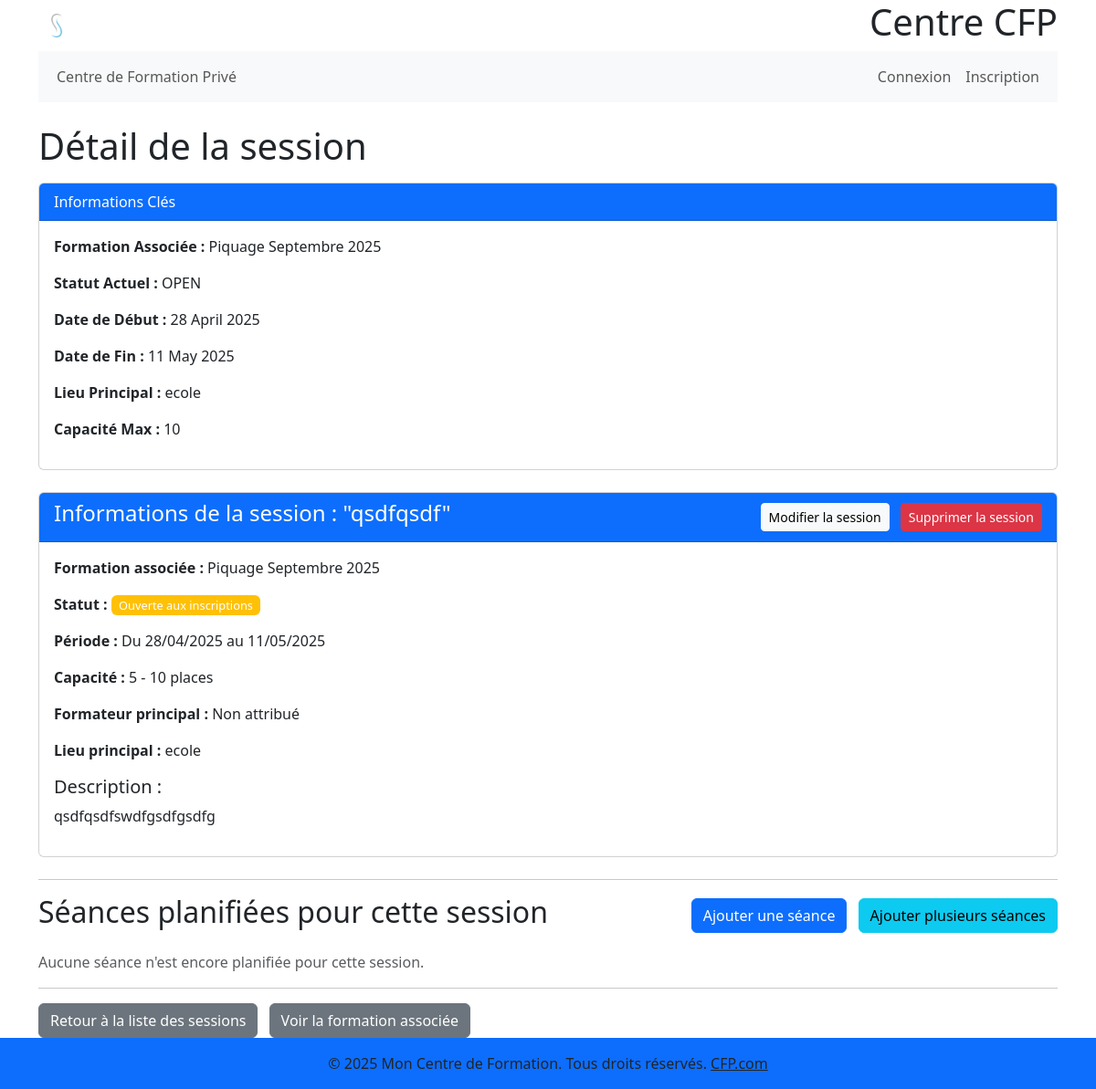
Before: /formations/session/1/ with the older database file.
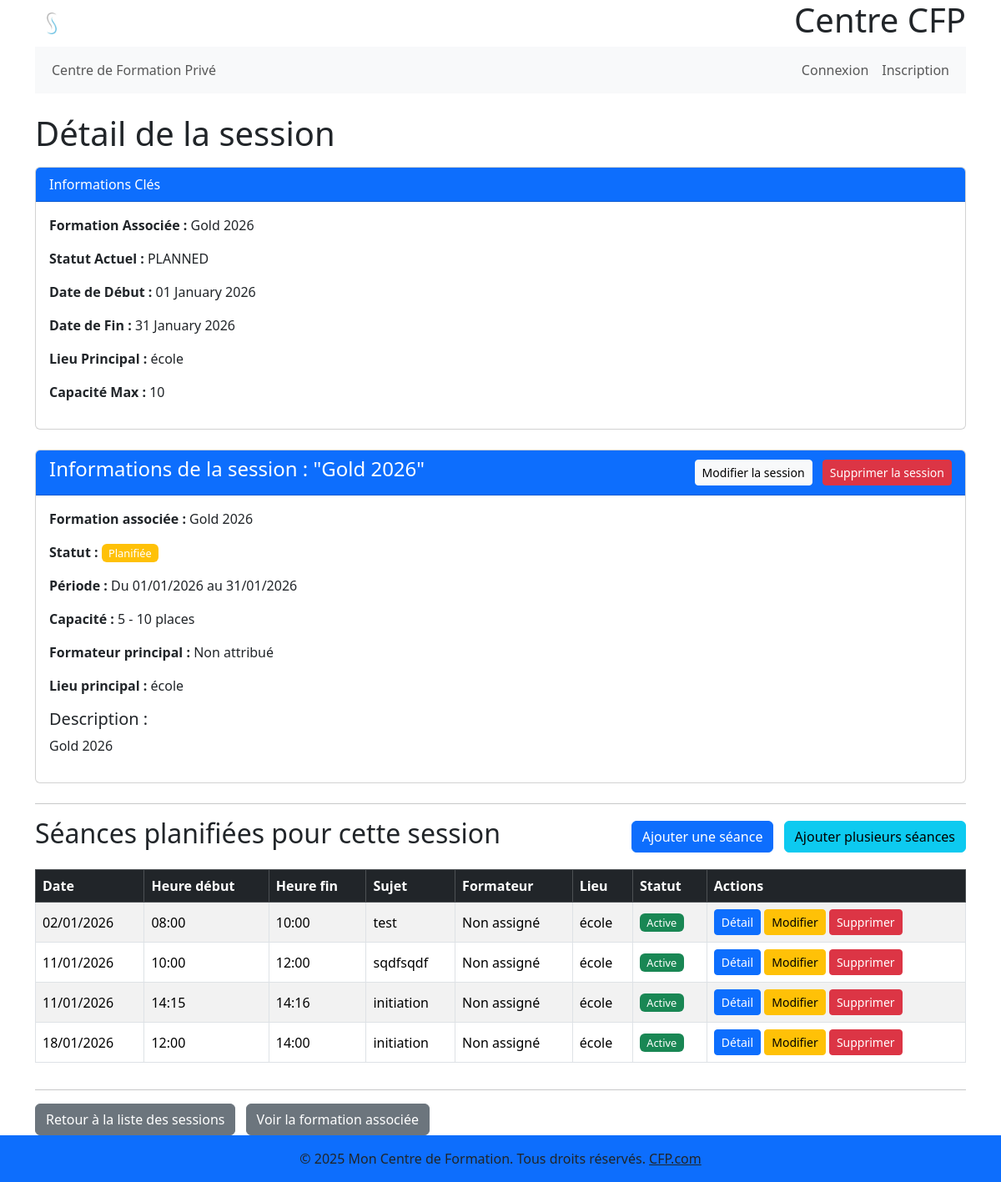
After: the same page with the newer database file.
### gestion_formations/models.py (models this page shows, shortened)
class Session(models.Model):
    statut = models.CharField(max_length=50, choices=SessionStatus.choices,
                              default=SessionStatus.PLANNED, verbose_name=_("Statut de la session"))
    formation = models.ForeignKey(Formation, on_delete=models.CASCADE, related_name='sessions', verbose_name=_(
        "Formation"))  # Si la formation est supprimée, ses sessions le sont aussi
    nom_session = models.CharField(
        max_length=255, verbose_name=_("Nom de la session"))
    date_debut_session = models.DateField(verbose_name=_(
        "Date de début de la session"))  # Période générale
    date_fin_session = models.DateField(verbose_name=_(
        "Date de fin de la session"))   # Période générale
    capacite_max = models.PositiveIntegerField(
        verbose_name=_("Capacité maximale"))
    instructor_principal = models.ForeignKey(CustomUser, on_delete=models.SET_NULL, null=True,
                                             blank=True, related_name='sessions_principales', verbose_name=_("Formateur principal"))
    lieu = models.CharField(max_length=255, blank=True,
                            null=True, verbose_name=_("Lieu de la session"))
    description = models.TextField(
        blank=True, null=True, verbose_name=_("Description de la session"))
    capacite_min = models.PositiveIntegerField(
        blank=True, null=True, verbose_name=_("Capacité minimale"))
    class Meta:
        verbose_name = _("Session")
        verbose_name_plural = _("Sessions")
        ordering = ['date_debut_session']

class Formation(models.Model):  # cours
    nom = models.CharField(
        max_length=255, verbose_name=_("Nom de la formation"))
    description = models.TextField(
        blank=True, null=True, verbose_name=_("Description"))
    duree_heures = models.PositiveIntegerField(blank=True, null=True, verbose_name=_(
        "Durée totale en heures"))  # Durée totale estimée de la formation
    objectifs = models.TextField(
        blank=True, null=True, verbose_name=_("Objectifs"))
    prerequis = models.TextField(
        blank=True, null=True, verbose_name=_("Prérequis"))
    est_active = models.BooleanField(
        default=True, verbose_name=_("Est active"))
    date_debut_formation = models.DateField(
        blank=True,
        null=True,
        verbose_name=_("Date de début de la formation")
    )
    date_fin_formation = models.DateField(
        blank=True,
        null=True,
        verbose_name=_("Date de fin de la formation")
    )
    class Meta:
        verbose_name = _("Formation")
        verbose_name_plural = _("Formations")

class Seance(models.Model):
    session = models.ForeignKey(
        'Session',
        on_delete=models.CASCADE,
        related_name='seances',
        verbose_name=_("Session")
    )
    date = models.DateField(verbose_name=_("Date de la séance"))
    heure_debut = models.TimeField(verbose_name=_("Heure de début"))
    heure_fin = models.TimeField(verbose_name=_("Heure de fin"))
    instructor = models.ForeignKey(
        CustomUser,
        on_delete=models.SET_NULL,
        null=True,
        blank=True,
        related_name='seances_enseignees',
        verbose_name=_("Formateur de la séance")
    )
    room = models.ForeignKey(
        Room,
        on_delete=models.SET_NULL,
        null=True,
        blank=True,
        related_name='seances',
        verbose_name=_("Salle")
    )
    sujet_aborde = models.CharField(
        max_length=255,
        blank=True,
        null=True,
        verbose_name=_("Sujet abordé")
    )
    est_annulee = models.BooleanField(
        default=False,
        verbose_name=_("Séance annulée")
    )
    note_seance = models.TextField(
        blank=True,
        null=True,
        verbose_name=_("Notes de la séance")
    )
    created_at = models.DateTimeField(
        auto_now_add=True,
        verbose_name=_("Date de création")
    )
    updated_at = models.DateTimeField(
        auto_now=True,
        verbose_name=_("Dernière modification")
    )
    created_by = models.ForeignKey(
        CustomUser,
        on_delete=models.SET_NULL,
        null=True,
        blank=True,
        verbose_name=_("Créé par"),
        related_name='seances_crees'
    )
    class Meta:
        verbose_name = _("Séance")
        verbose_name_plural = _("Séances")
        ordering = ['date', 'heure_debut']
        constraints = [
            models.UniqueConstraint(
                fields=['session', 'date', 'heure_debut'],
                name='unique_seance_time_per_session'
            ),
            models.CheckConstraint(
                check=models.Q(heure_fin__gt=models.F('heure_debut')),
                name='heure_fin_apres_debut'
            )
        ]

### gestion_formations/views.py (the view)
# urls.py: path('session/<int:pk>/', views.SessionDetailView.as_view(),
class SessionDetailView(DetailView):
    model = Session
    template_name = 'gestion_formations/session_detail.html'
    context_object_name = 'session'
    def get_context_data(self, **kwargs):
        context = super().get_context_data(**kwargs)
        context['seances'] = self.object.seances.all().order_by('date',
                                                                'heure_debut')
        return context

### gestion_formations/templates/gestion_formations/session_detail.html (shortened to what the changed rows need)
{% extends 'base.html' %}
{% block content %}
  <div class="container mt-4">
    <h1 class="mb-3">Détail de la session</h1>
    <div class="card mb-4">
      <div class="card-header bg-primary text-white">Informations Clés</div>
      <div class="card-body">
        <p>
          <strong>Formation Associée :</strong> {{ session.formation.nom }}
        </p>
        <p>
          <strong>Statut Actuel :</strong> {{ session.statut }}
        </p>
        <p>
          <strong>Date de Début :</strong>
          {{ session.date_debut_session|date:'d F Y' }}
        </p>
        <p>
          <strong>Date de Fin :</strong>
          {{ session.date_fin_session|date:'d F Y' }}
        </p>
        <p>
          <strong>Lieu Principal :</strong> {{ session.lieu }}
        </p>
        <p>
          <strong>Capacité Max :</strong> {{ session.capacite_max }}
        </p>
      </div>
    </div>
    <div class="card mb-4">
      <div class="card-header bg-primary text-white">
        <div class="d-flex justify-content-between align-items-center">
          <h4>Informations de la session : "{{ session.nom_session }}"</h4>
          <div>
            <a href="{% url 'gestion_formations:session_update' pk=session.pk %}" class="btn btn-sm btn-light me-2">Modifier la session</a>
            <a href="{% url 'gestion_formations:session_delete' pk=session.pk %}" class="btn btn-sm btn-danger" onclick="return confirm('Confirmer la suppression de cette session ?');">Supprimer la session</a>
          </div>
        </div>
      </div>
      <div class="card-body">
        <p>
          <strong>Formation associée :</strong> {{ session.formation.nom }}
        </p>
        <p>
          <strong>Statut :</strong>
          <span class="badge {% if session.statut == 'IN_PROGRESS' %}
              bg-success
            {% elif session.statut == 'COMPLETED' %}
              bg-secondary
            {% elif session.statut == 'CANCELLED' %}
              bg-danger
            {% else %}
              bg-warning
            {% endif %}">
            {{ session.get_statut_display }}
          </span>
        </p>
        <p>
          <strong>Période :</strong> Du {{ session.date_debut_session|date:'d/m/Y' }} au {{ session.date_fin_session|date:'d/m/Y' }}
        </p>
        <p>
          <strong>Capacité :</strong> {{ session.capacite_min|default:'N/A' }} -
          {{ session.capacite_max }} places
        </p>
        <p>
          <strong>Formateur principal :</strong>
          {% if session.instructor_principal and session.instructor_principal.user %}
            {{ session.instructor_principal.user.get_full_name|default:session.instructor_principal.user.username }}
          {% else %}
            Non attribué
          {% endif %}
        </p>
        <p>
          <strong>Lieu principal :</strong> {{ session.lieu|default:'Non spécifié' }}
        </p>
        {% if session.description %}
          <h5>Description :</h5>
          <p>{{ session.description|linebreaksbr }}</p>
        {% endif %}
      </div>
    </div>
    <hr />
    <div class="d-flex justify-content-between align-items-center mb-3">
      <h2>Séances planifiées pour cette session</h2>
      <div>
      </div>
    </div>
    {% if seances %}
      <div class="table-responsive">
        <table class="table table-bordered table-striped align-middle">
          <thead class="table-dark">
            <tr>
              <th>Date</th>
              <th>Heure début</th>
              <th>Heure fin</th>
              <th>Sujet</th>
              <th>Formateur</th>
              <th>Lieu</th>
              <th>Statut</th>
              <th>Actions</th>
            </tr>
          </thead>
          <tbody>
            {% for seance in seances %}
              <tr>
                <td>{{ seance.date|date:'d/m/Y' }}</td>
                <td>{{ seance.heure_debut|time:'H:i' }}</td>
                <td>{{ seance.heure_fin|time:'H:i' }}</td>
                <td>{{ seance.sujet_aborde|default:'-' }}</td>
                <td>
                  {% if seance.instructor and seance.instructor.user %}
                    {{ seance.instructor.user.get_full_name|default:seance.instructor.user.username }}
                  {% elif seance.session.instructor_principal and seance.session.instructor_principal.user %}
                    {{ seance.session.instructor_principal.user.get_full_name|default:seance.session.instructor_principal.user.username }} (Formateur principal)
                  {% else %}
                    Non assigné
                  {% endif %}
                </td>
                <td>{{ seance.lieu_seance|default:seance.session.lieu|default:'-' }}</td>
                <td>
                  <span class="badge {% if seance.est_annulee %}
                      bg-danger
                    {% else %}
                      bg-success
                    {% endif %}">
                    {% if seance.est_annulee %}
                      Annulée
                    {% else %}
                      Active
                    {% endif %}
                  </span>
                </td>
                <td>
                  <a href="{% url 'gestion_formations:seance_detail' session_pk=session.pk pk=seance.pk %}" class="btn btn-primary btn-sm">Détail</a>
                  <a href="{% url 'gestion_formations:seance_update' session_pk=seance.session.pk pk=seance.pk %}" class="btn btn-warning btn-sm">Modifier</a>
                  <a href="{% url 'gestion_formations:seance_delete' session_pk=seance.session.pk pk=seance.pk %}" class="btn btn-sm btn-danger" onclick="return confirm('Confirmer la suppression de cette séance ?');">Supprimer</a>
                </td>
              </tr>
            {% endfor %}
          </tbody>
        </table>
      </div>
    {% else %}
      <p class="text-muted">Aucune séance n'est encore planifiée pour cette session.</p>
    {% endif %}
    <hr />
    <div class="mt-3">
      <a href="{% url 'gestion_formations:session_list' %}" class="btn btn-secondary">Retour à la liste des sessions</a>
      <a href="{% url 'gestion_formations:formation_detail' pk=session.formation.pk %}" class="btn btn-secondary ms-2">Voir la formation associée</a>
    </div>
  </div>
{% endblock %}

Changed rows visible on the page:
changed Session: formation.nom "Piquage Septembre 2025" → "Gold 2026"; statut "OPEN" → "PLANNED"; date_debut_session "28 April 2025" → "01 January 2026"; date_fin_session "11 May 2025" → "31 January 2026"; lieu "ecole" → "école"; nom_session "qsdfqsdf" → "Gold 2026"; statut "Ouverte aux inscriptions" → "Planifiée"; date_debut_session "28/04/2025" → "01/01/2026"; date_fin_session "11/05/2025" → "31/01/2026"; description "qsdfqsdfswdfgsdfgsdfg" → "Gold 2026"
added Seance: date "02/01/2026", heure_debut "08:00", heure_fin "10:00", sujet_aborde "test", shows "Non assigné", lieu_seance "école", est_annulee "Active"
added Seance: date "11/01/2026", heure_debut "10:00", heure_fin "12:00", sujet_aborde "sqdfsqdf", shows "Non assigné", lieu_seance "école", est_annulee "Active"
added Seance: date "11/01/2026", heure_debut "14:15", heure_fin "14:16", sujet_aborde "initiation", shows "Non assigné", lieu_seance "école", est_annulee "Active"
added Seance: date "18/01/2026", heure_debut "12:00", heure_fin "14:00", sujet_aborde "initiation", shows "Non assigné", lieu_seance "école", est_annulee "Active"
Other visible differences:
text no longer shown: "Aucune séance n'est encore planifiée pour cette session."
text now shown: "Date Heure début Heure fin Sujet Formateur Lieu Statut Actions"
